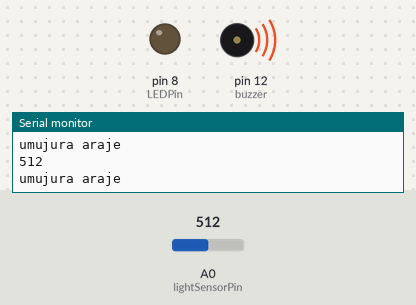
Recording of a sketch running on a simulated Arduino Uno, built with avr-gcc and run on an emulated ATmega328P. Shown: output pins drawn as LEDs (lit = HIGH), buzzer (waves = sounding, pin HIGH), the last lines printed to the serial monitor. The inputs (shaded band) are chosen by the test bench; at power-on: A0 (lightSensorPin) = 512.

Above: at 1.2 s.
1.3 s: A0 (lightSensorPin) set to 34
2.8 s: A0 (lightSensorPin) set to 28
At 4.0 s:
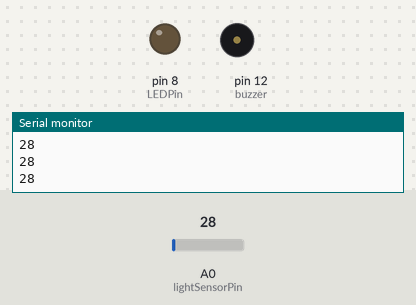
4.3 s: A0 (lightSensorPin) set to 122
At 5.5 s:
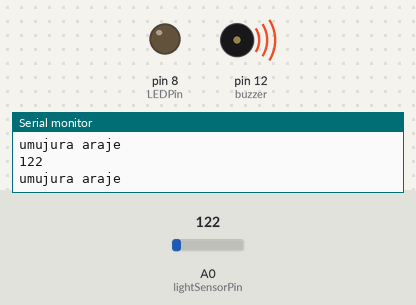
5.8 s: A0 (lightSensorPin) set to 20
At 6.7 s:
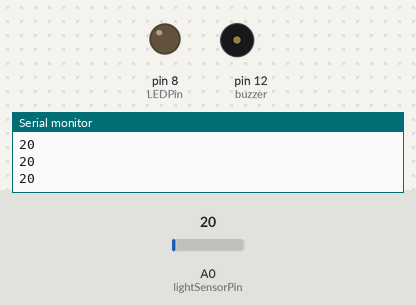
Timing chart, 0 to 8.3 s (numbered marks = the images above; inputs shaded):
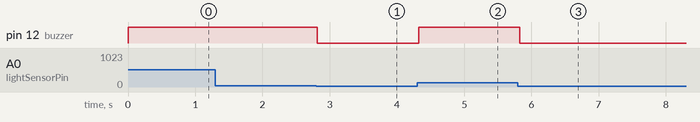

Measured:
- the behaviour switches between 31 and 30 on A0 (lightSensorPin) (found by bisection; images 0 and 1)
- after the input at 2.8 s, pin 12 (buzzer): HIGH → LOW at once
- after the input at 4.3 s, pin 12 (buzzer): LOW → HIGH at once
- after the input at 5.8 s, pin 12 (buzzer): HIGH → LOW at once

The sketch:

thief_catching.ino
```cpp
int LEDPin = 8;
int lightSensorPin = A0;
int lightIntensity;
int buzzer = 12;
void setup(){
  Serial.begin(9600);
  pinMode(LEDPin,OUTPUT);
  pinMode(buzzer,OUTPUT);
}
void loop(){
  lightIntensity = analogRead(lightSensorPin);
  Serial.println(lightIntensity);
  if(lightIntensity > 30){
     Serial.println("umujura araje");
     digitalWrite(buzzer,HIGH);
  }else{
    digitalWrite(buzzer,LOW);
  }
}
```
